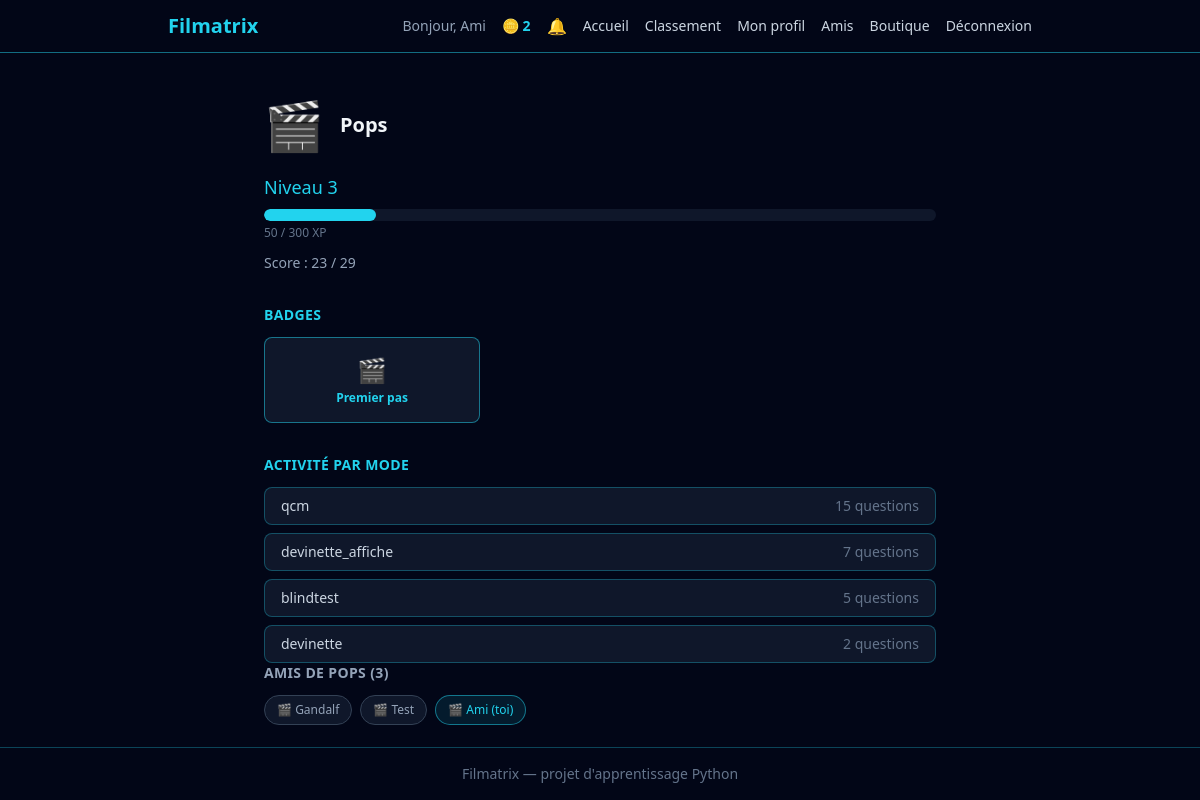
Screenshot of /joueur/5 (signed in) with the database file from the repository.
### src/models.py (models this page shows, shortened)
class User(db.Model, UserMixin):
    __tablename__ = "users"
    id = db.Column(db.Integer, primary_key=True)
    username = db.Column(db.String(50), unique=True, nullable=False)
    email = db.Column(db.String(120), unique=True, nullable=False)
    password_hash = db.Column(db.String(255), nullable=False)
    total_xp = db.Column(db.Integer, nullable=False, default=0)
    coins = db.Column(db.Integer, nullable=False, default=0)
    equipped_title = db.Column(db.String(50), nullable=True)
    is_admin = db.Column(db.Boolean, nullable=False, default=False)
    avatar = db.Column(db.String(10), nullable=True)
    bio = db.Column(db.String(280), nullable=True)

class Question(db.Model):
    __tablename__ = "questions"
    id = db.Column(db.Integer, primary_key=True)
    mode = db.Column(db.String(50), nullable=False)
    category = db.Column(db.String(50), nullable=False)
    difficulty = db.Column(db.String(20), nullable=False)
    prompt = db.Column(db.Text, nullable=False)
    payload = db.Column(db.JSON, nullable=False)
    correct_answer = db.Column(db.JSON, nullable=False)
    requires_account = db.Column(db.Boolean, nullable=False, default=False)

### app.py (the view)
    @app.route("/joueur/<int:user_id>")
    @login_required
    def public_profile(user_id: int) -> str:
        if user_id == current_user.id:
            return redirect(url_for("profile"))
        viewed_user = User.query.get_or_404(user_id)
        friendship = get_friendship_between(current_user.id, user_id)
        if friendship is None or friendship.status != "accepted":
            flash("Tu dois être ami avec ce joueur pour voir son profil.")
            return redirect(url_for("friends_list"))
        attempts = Attempt.query.filter_by(user_id=viewed_user.id).all()
        total_count = len(attempts)
        correct_count = sum(1 for attempt in attempts if attempt.is_correct)
        level_info = calculate_level(viewed_user.total_xp)
        attempts_by_mode = {}
        for attempt in attempts:
            mode = attempt.question.mode
            attempts_by_mode.setdefault(mode, 0)
            attempts_by_mode[mode] += 1
        earned_badge_codes = {badge.badge_code for badge in viewed_user.badges}
        all_badges = []
        for code, info in BADGES.items():
            all_badges.append(
                    {
                        "name": info["name"],
                        "icon": info["icon"],
                        "earned": code in earned_badge_codes,
                        }
                )
            viewed_user_friends = get_friends_list(viewed_user.id)
            current_user_friends = get_friends_list(current_user.id)
            current_user_friend_ids = {friend.id for friend in current_user_friends}
            mutual_friends = [
                    friend for friend in viewed_user_friends if friend.id in current_user_friend_ids
                ]
            return render_template(
                    "profil_public.html",
                    viewed_user=viewed_user,
                    total_count=total_count,
                    correct_count=correct_count,
                    level_info=level_info,
                    attempts_by_mode=attempts_by_mode,
                    all_badges=all_badges,
                    viewed_user_friends=viewed_user_friends,
                    mutual_friends=mutual_friends,
                )

### app.py (called while the page is built)
def calculate_level(total_xp: int) -> dict:
        level = 1
        xp_for_next_level = 100
        xp_already_spent = 0
        while total_xp - xp_already_spent >= xp_for_next_level:
            xp_already_spent += xp_for_next_level
            level += 1
            xp_for_next_level = 100 * level
        xp_in_current_level = total_xp - xp_already_spent
        return {
            "level": level,
            "xp_in_current_level": xp_in_current_level,
            "xp_for_next_level": xp_for_next_level,
            }

### src/friends.py (called while the page is built)
def get_friendship_between(user_a_id: int, user_b_id: int) -> Friendship | None:
    return Friendship.query.filter(
            db.or_(
                db.and_(
                    Friendship.requester_id == user_a_id,
                    Friendship.receiver_id == user_b_id,
                    ),
                db.and_(
                    Friendship.requester_id == user_b_id,
                    Friendship.receiver_id == user_a_id,
                    ),
                )
        ).first()

def get_friends_list(user_id: int) -> list:
    accepted = Friendship.query.filter(
            db.and_(
                Friendship.status == "accepted",
                db.or_(
                    Friendship.requester_id == user_id,
                    Friendship.receiver_id == user_id,
                    ),
                )
        ).all()
    friends = []
    for friendship in accepted:
        friend = friendship.receiver if friendship.requester_id == user_id else friendship.requester
        friends.append(friend)
    return friends

### src/notifications.py (called while the page is built)
def get_unread_count(user_id: int) -> int:
    return Notification.query.filter_by(user_id=user_id, is_read=False).count()

### templates/profil_public.html (shortened to what this page needs)
{% extends "base.html" %}
{% block content %}
<div class="max-w-2xl mx-auto mt-8">
    <div class="flex items-center gap-4 mb-6">
        <span class="text-5xl">{{ viewed_user.avatar or "🎬" }}</span>
        <div>
            <h2 class="text-xl font-bold">{{ viewed_user.username }}</h2>
        </div>
    </div>
    <div class="mb-8">
        <p class="text-cyan-400 text-lg mb-2">Niveau {{ level_info.level }}</p>
        <div class="w-full bg-slate-900 rounded-full h-3 overflow-hidden mb-1">
            <div class="bg-cyan-400 h-3 rounded-full"
                 style="width: {{ (level_info.xp_in_current_level / level_info.xp_for_next_level * 100) | round(1) }}%"></div>
        </div>
        <p class="text-xs text-slate-500">{{ level_info.xp_in_current_level }} / {{ level_info.xp_for_next_level }} XP</p>
        <p class="text-slate-400 text-sm mt-3">Score : {{ correct_count }} / {{ total_count }}</p>
    </div>
    <h3 class="text-sm font-bold text-cyan-400 uppercase tracking-wide mb-3">Badges</h3>
    <div class="grid grid-cols-2 sm:grid-cols-3 gap-3 mb-8">
        {% for badge in all_badges %}
        <div class="border rounded-lg px-3 py-4 text-center transition
                    {% if badge.earned %}
                        border-cyan-400/50 bg-slate-900
                    {% else %}
                        border-slate-800 bg-slate-900/50 opacity-40
                    {% endif %}">
            <p class="text-2xl mb-1">{{ badge.icon }}</p>
            <p class="text-xs font-bold {% if badge.earned %}text-cyan-400{% else %}text-slate-500{% endif %}">
                {{ badge.name }}
            </p>
        </div>
        {% endfor %}
    </div>
    <h3 class="text-sm font-bold text-cyan-400 uppercase tracking-wide mb-3">Activité par mode</h3>
    {% if attempts_by_mode %}
    <div class="flex flex-col gap-2">
        {% for mode, count in attempts_by_mode.items() %}
        <div class="flex items-center justify-between bg-slate-900 border border-cyan-400/30 rounded-lg px-4 py-2">
            <span class="text-sm text-slate-300">{{ mode }}</span>
            <span class="text-sm text-slate-500">{{ count }} question{{ "s" if count > 1 else "" }}</span>
        </div>
        {% endfor %}
    </div>
    {% else %}
    <p class="text-slate-500">Aucune partie jouée pour le moment.</p>
    {% endif %}
    <h3 class="text-sm font-bold text-slate-400 uppercase tracking-wide mb-3">
        Amis de {{ viewed_user.username }} ({{ viewed_user_friends | length }})
    </h3>
    {% if viewed_user_friends %}
    <div class="flex flex-wrap gap-2">
        {% for friend in viewed_user_friends %}
        {% if friend.id == current_user.id %}
            <span class="text-xs bg-cyan-400/10 border border-cyan-400/50 text-cyan-400 px-3 py-1.5 rounded-full">
                {{ friend.avatar or "🎬" }} {{ friend.username }} (toi)
            </span>
        {% else %}
            <a href="{{ url_for('public_profile', user_id=friend.id) }}"
               class="text-xs bg-slate-900 border border-slate-700 hover:border-cyan-400 text-slate-400 hover:text-cyan-400 px-3 py-1.5 rounded-full transition">
                {{ friend.avatar or "🎬" }} {{ friend.username }}
            </a>
        {% endif %}
        {% endfor %}
    </div>
    {% else %}
    <p class="text-slate-500 text-sm">Aucun ami pour le moment.</p>
    {% endif %}
</div>
{% endblock %}

### templates/base.html (shortened to what this page needs)
<!DOCTYPE html>
<html lang="fr">
<head>
    <link rel="stylesheet" href="{{ url_for('static', filename='css/output.css') }}">
</head>
<body class="bg-slate-950 text-slate-100 min-h-screen flex flex-col">
    <header class="border-b border-cyan-400/50">
    <nav class="max-w-4xl mx-auto px-4 py-3">
        <div class="flex items-center justify-between">
            <a href="{{ url_for('home') }}" class="text-xl font-bold text-cyan-400">
                Filmatrix
            </a>
            <div class="flex items-center gap-4">
                {% if current_user.is_authenticated %}
                    <span class="text-slate-400 text-sm">Bonjour, {{ current_user.username }}</span>
                    <span class="text-cyan-400 text-sm font-bold flex items-center gap-1">
                         🪙 {{ current_user.coins }}
                    </span>
                    <div class="relative">
                        <button id="notification-bell" class="relative text-slate-300 hover:text-cyan-400 transition" aria-label="Notifications">
                            🔔
                        </button>
                    </div>
                {% endif %}
                <div class="hidden md:flex items-center gap-4 text-sm">
                    <a href="{{ url_for('home') }}" class="text-slate-300 hover:text-cyan-400 transition">Accueil</a>
                    <a href="{{ url_for('leaderboard') }}" class="text-slate-300 hover:text-cyan-400 transition">Classement</a>
                    {% if current_user.is_authenticated %}
                        <a href="{{ url_for('profile') }}" class="text-slate-300 hover:text-cyan-400 transition">Mon profil</a>
                        <a href="{{ url_for('friends_list') }}" class="text-slate-300 hover:text-cyan-400 transition">Amis</a>
                        <a href="{{ url_for('shop') }}" class="text-slate-300 hover:text-cyan-400 transition">Boutique</a>
                        <a href="{{ url_for('logout') }}" class="text-slate-300 hover:text-cyan-400 transition">Déconnexion</a>
                    {% else %}
                        <a href="{{ url_for('login') }}" class="text-slate-300 hover:text-cyan-400 transition">Connexion</a>
                        <a href="{{ url_for('register') }}" class="bg-cyan-400 hover:bg-cyan-300 text-slate-950 font-bold px-3 py-1.5 rounded-lg transition">Inscription</a>
                    {% endif %}
                </div>
            </div>
        </div>
    </nav>
</header>
    <main class="flex-1 p-4">
        {% block content %}{% endblock %}
    </main>
    <footer class="border-t border-cyan-400/30 text-center text-slate-500 text-sm py-4">
        Filmatrix — projet d'apprentissage Python
    </footer>
</body>
</html>

### rows the page displays
User: username "Ami", coins "2", avatar "🎬"
User: avatar "🎬", username "Pops", username "POPS"
Question: mode "qcm", count "15", value "s"
Question: mode "devinette_affiche", count "7", value "s"
Question: mode "blindtest", count "5", value "s"
Question: mode "devinette", count "2", value "s"
User: avatar "🎬", username "Gandalf"
User: avatar "🎬", username "Test"

### other values shown
{{ level_info.level }} "3"
{{ level_info.xp_in_current_level }} "50"
{{ level_info.xp_for_next_level }} "300"
{{ correct_count }} "23"
{{ total_count }} "29"
{{ badge.icon }} "🎬"
{{ badge.name }} "Premier pas"
{{ viewed_user_friends | length }} "3"
